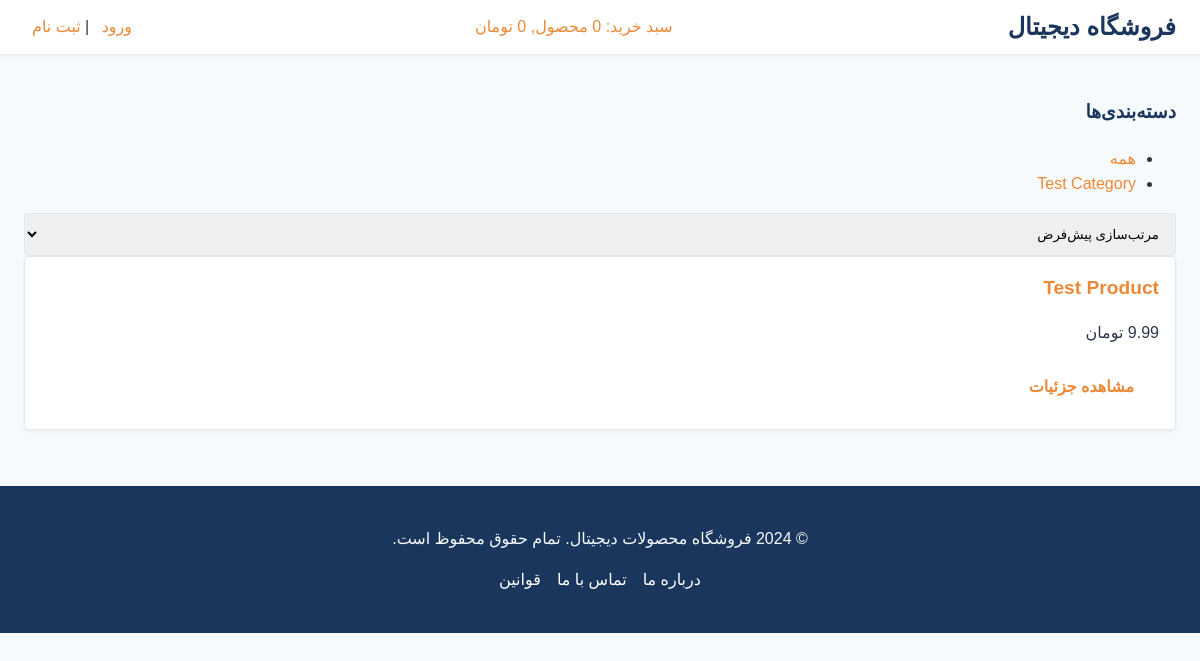
Before: / with the older database file.
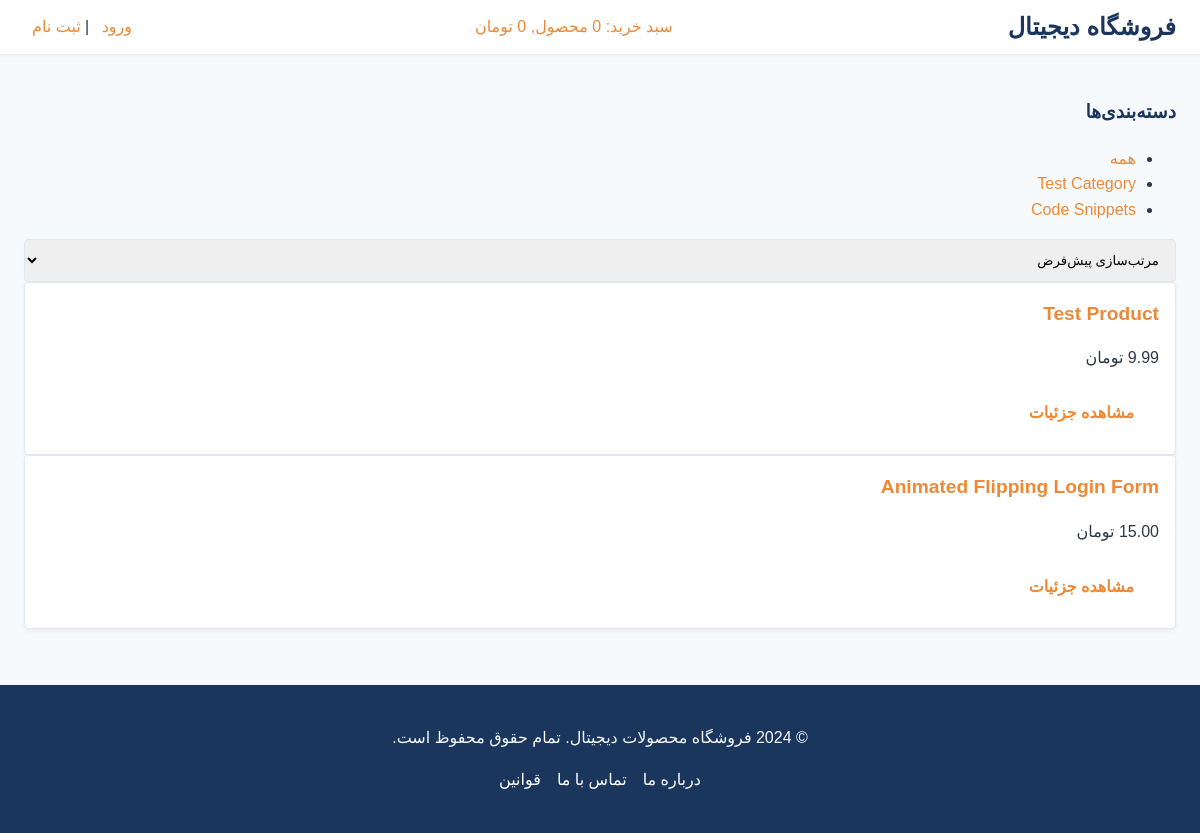
After: the same page with the newer database file.
### store/models.py (models this page shows, shortened)
class Category(models.Model):
    name = models.CharField(max_length=255)
    description = models.TextField(blank=True, null=True)
    parent = models.ForeignKey('self', on_delete=models.CASCADE, null=True, blank=True, related_name='children')
    slug = models.SlugField(unique=True)
    created_at = models.DateTimeField(auto_now_add=True)
    class Meta:
        verbose_name_plural = "Categories"

class Product(models.Model):
    name = models.CharField(max_length=255)
    description = models.TextField()
    price = models.DecimalField(max_digits=10, decimal_places=2)
    category = models.ForeignKey(Category, on_delete=models.PROTECT, related_name='products')
    image_url = models.URLField(max_length=1024, blank=True, null=True)
    download_url = models.URLField(max_length=1024)
    status_choices = [
        ('active', 'Active'),
        ('archived', 'Archived'),
    ]
    status = models.CharField(max_length=10, choices=status_choices, default='active')
    created_at = models.DateTimeField(auto_now_add=True)
    is_code_product = models.BooleanField(default=False)
    demo_video = models.FileField(upload_to='products/videos/', blank=True, null=True)
    source_file = models.FileField(upload_to='products/source/', blank=True, null=True)

### store/views.py (the view)
# urls.py: path('', views.ProductListView.as_view(), name='home'),
class ProductListView(ListView):
    model = Product
    template_name = 'store/home.html'
    context_object_name = 'products'
    def get_queryset(self):
        queryset = super().get_queryset().filter(status='active')
        category_slug = self.request.GET.get('category')
        sort_by = self.request.GET.get('sort')
        if category_slug:
            queryset = queryset.filter(category__slug=category_slug)
        if sort_by == 'price_asc':
            queryset = queryset.order_by('price')
        elif sort_by == 'price_desc':
            queryset = queryset.order_by('-price')
        elif sort_by == 'date_desc':
            queryset = queryset.order_by('-created_at')
        return queryset
    def get_context_data(self, **kwargs):
        context = super().get_context_data(**kwargs)
        context['categories'] = Category.objects.filter(parent=None) # Top-level categories
        context['current_category'] = self.request.GET.get('category', '')
        context['current_sort'] = self.request.GET.get('sort', '')
        return context

### store/cart.py (called while the page is built)
    def __len__(self):
        return sum(item['quantity'] for item in self.cart.values())

    def get_total_price(self):
        return sum(Decimal(item['price']) * item['quantity'] for item in self.cart.values())

### store/context_processors.py (called while the page is built)
def cart(request):
    return {'cart': Cart(request)}

### store/templates/store/home.html (shortened to what this page needs)
{% extends "store/base.html" %}
{% load static %}
{% block content %}
<div class="product-page-container">
    <aside class="sidebar">
        <h3>دسته‌بندی‌ها</h3>
        <ul class="category-filters">
            <li>
                <a href="{% url 'home' %}" class="{% if not current_category %}active{% endif %}">همه</a>
            </li>
            {% for c in categories %}
            <li>
                <a href="?category={{ c.slug }}" class="{% if current_category == c.slug %}active{% endif %}">
                    {{ c.name }}
                </a>
            </li>
            {% endfor %}
        </ul>
    </aside>
    <div class="main-content">
        <div class="sort-controls">
            <form method="get" action="{% url 'home' %}">
                <select name="sort" onchange="this.form.submit()">
                    <option value="">مرتب‌سازی پیش‌فرض</option>
                </select>
            </form>
        </div>
        <div class="product-grid">
            {% for product in products %}
                <div class="product-card">
                    <h2><a href="{% url 'product_detail' product.pk %}">{{ product.name }}</a></h2>
                    <p>{{ product.price }} تومان</p>
                    <a href="{% url 'product_detail' product.pk %}" class="button">مشاهده جزئیات</a>
                </div>
            {% empty %}
                <p>محصولی برای نمایش با این فیلترها وجود ندارد.</p>
            {% endfor %}
        </div>
    </div>
</div>
{% endblock %}

### store/templates/store/base.html (shortened to what this page needs)
{% load static %}
<!DOCTYPE html>
<html lang="fa" dir="rtl">
<head>
    <link rel="stylesheet" href="{% static 'store/style.css' %}">
</head>
<body>
    <header class="main-header">
        <nav>
            <a href="{% url 'home' %}"><h1>فروشگاه دیجیتال</h1></a>
            <div class="cart-summary">
                <a href="{% url 'cart_detail' %}">
                    سبد خرید:
                    <span>
                        {{ cart|length }} محصول, {{ cart.get_total_price }} تومان
                    </span>
                </a>
            </div>
            <div class="user-nav">
                {% if user.is_authenticated %}
                    <a href="{% url 'dashboard' %}">داشبورد</a> | <a href="{% url 'logout' %}">خروج</a>
                {% else %}
                    <a href="{% url 'login' %}">ورود</a> | <a href="{% url 'signup' %}">ثبت نام</a>
                {% endif %}
            </div>
        </nav>
    </header>
    <main class="container">
        {% block content %}
        {% endblock %}
    </main>
    <footer class="main-footer">
        <div class="footer-content">
            <p>&copy; 2024 فروشگاه محصولات دیجیتال. تمام حقوق محفوظ است.</p>
            <ul class="footer-links">
                <li><a href="{% url 'about' %}">درباره ما</a></li>
                <li><a href="{% url 'contact' %}">تماس با ما</a></li>
                <li><a href="{% url 'legal' %}">قوانین</a></li>
            </ul>
        </div>
    </footer>
</body>
</html>

### store/static/store/style.css (style rules this page uses)
:root { --primary-color: #1a365d; --secondary-color: #ed8936; --background-color: #f7fafc; --text-color: #2d3748; --light-gray-color: #e2e8f0; --white-color: #ffffff; --success-color: #38a169; --danger-color: #e53e3e; --base-spacing: 8px; --font-family: "Vazir", "Shabnam", sans-serif; --border-radius: 4px; --transition-speed: 0.3s; }
body { font-family: var(--font-family); background-color: var(--background-color); color: var(--text-color); line-height: 1.6; margin: 0; }
.container { max-width: 1200px; margin: 0 auto; padding: calc(var(--base-spacing) * 3); }
a { color: var(--secondary-color); text-decoration: none; transition: color var(--transition-speed) ease; }
h1, h2, h3 { color: var(--primary-color); }
.main-header { background: var(--white-color); box-shadow: 0 2px 4px rgba(0,0,0,0.05); padding: var(--base-spacing) calc(var(--base-spacing) * 3); }
.main-header nav { display: flex; justify-content: space-between; align-items: center; max-width: 1200px; margin: 0 auto; }
.main-header h1 { margin: 0; font-size: 1.5rem; }
.main-header .user-nav a, .main-header .cart-summary a { margin-left: var(--base-spacing); transition: color var(--transition-speed) ease; }
.main-footer { background: var(--primary-color); color: var(--background-color); padding: calc(var(--base-spacing) * 3); margin-top: calc(var(--base-spacing) * 4); text-align: center; }
.main-footer a { color: var(--white-color); }
.footer-links { list-style: none; padding: 0; margin-top: var(--base-spacing); display: flex; justify-content: center; gap: calc(var(--base-spacing) * 2); }
.button, button { display: inline-block; padding: 0.75rem 1.5rem; border: 1px solid transparent; border-radius: var(--border-radius); font-weight: 600; text-align: center; cursor: pointer; transition: all var(--transition-speed) ease; }
form input[type="text"], form input[type="email"], form input[type="password"], form input[type="number"], form select, form textarea { width: 100%; padding: 0.75rem; border: 1px solid var(--light-gray-color); border-radius: var(--border-radius); transition: all var(--transition-speed) ease; box-sizing: border-box; }
.product-card { border: 1px solid var(--light-gray-color); background-color: var(--white-color); padding: calc(var(--base-spacing) * 2); border-radius: var(--border-radius); box-shadow: 0 2px 4px rgba(0,0,0,0.05); transition: transform var(--transition-speed) ease, box-shadow var(--transition-speed) ease; }
.product-card h2 { font-size: 1.2rem; margin-top: 0; }

Changed rows visible on the page:
added Category: name "Code Snippets"
added Product: name "Animated Flipping Login Form"
